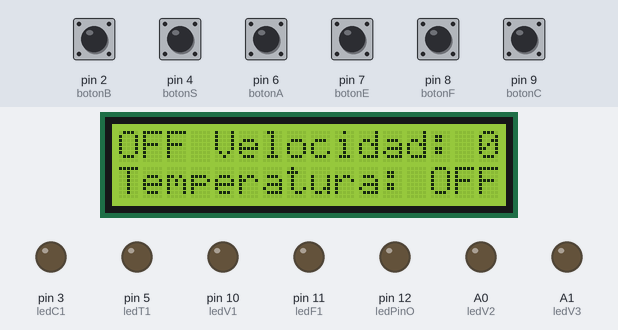
This sketch was run on a simulated Arduino Uno, built with avr-gcc and run on an emulated ATmega328P. On the bench: 16×2 character LCD, output pins drawn as LEDs (lit = HIGH). The test bench sets the inputs (shaded band); at power-on: pin 2 (botonB), pin 4 (botonS), pin 6 (botonA), pin 7 (botonE), pin 8 (botonF), pin 9 (botonC) LOW.

Above: at 1.2 s.
1.3 s: pin 7 (botonE) pulled HIGH for 0.15 s
At 2.7 s:
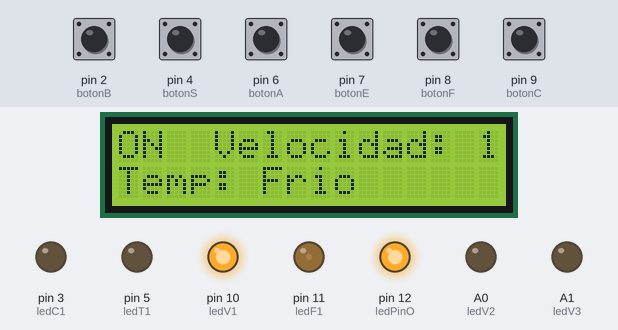
4.4 s: pin 9 (botonC) pulled HIGH for 1 s
At 5.5 s:
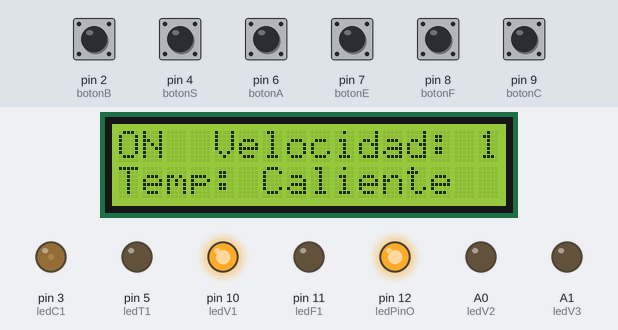
8.4 s: pin 6 (botonA) pulled HIGH for 0.15 s
At 10.0 s:
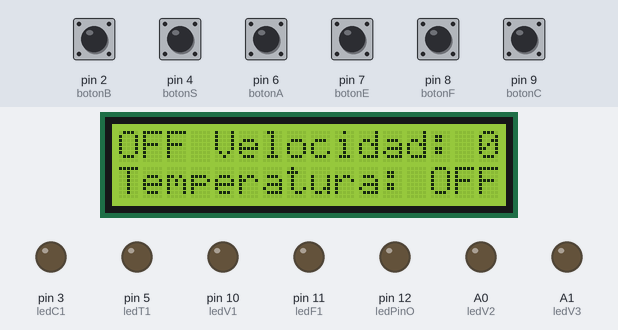
11.5 s: pin 7 (botonE) pulled HIGH for 1 s
At 11.77 s:
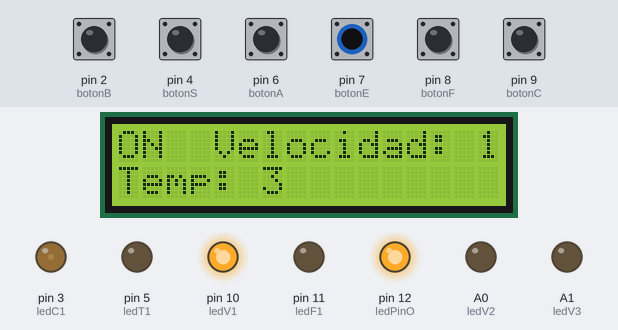
15.5 s: pin 8 (botonF) pulled HIGH for 0.15 s
At 16.3 s:
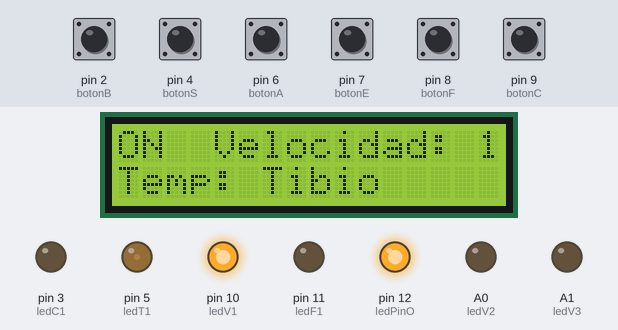
18.6 s: pin 6 (botonA) pulled HIGH for 1 s
At 19.8 s:
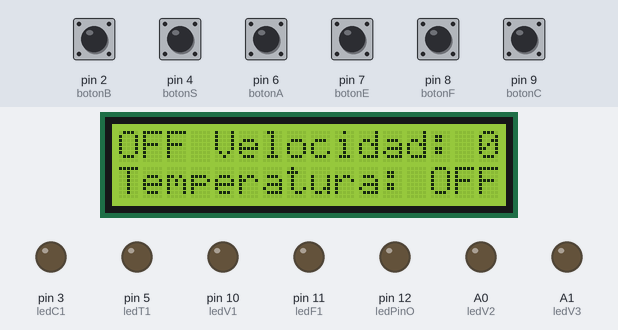
Timing chart, 0 to 21.6 s (numbered marks = the images above; inputs shaded):
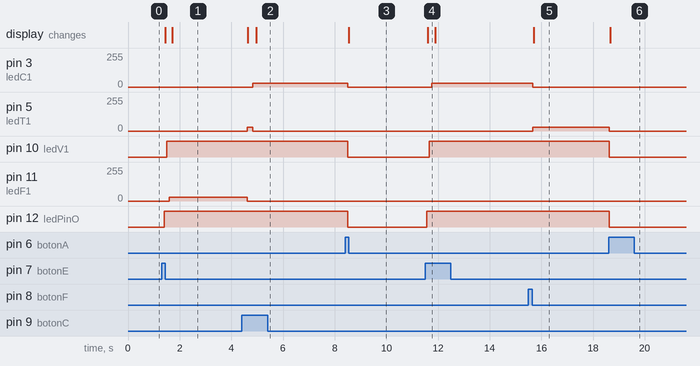

Measured:
- after the input at 1.3 s, pin 10 (ledV1): LOW → HIGH after 0.20 s; pin 11 (ledF1): 0/255 → 30/255 after 0.30 s; pin 12 (ledPinO): LOW → HIGH after 0.10 s; the display: first changes after 0.15 s (image 1 shows a later state)
- after the input at 4.4 s, pin 3 (ledC1): 0/255 → 30/255 after 0.43 s; pin 5 (ledT1): 0/255 → 30/255 after 0.21 s, → 0/255 0.22 s later; pin 11 (ledF1): 30/255 → 0/255 after 0.21 s; the display: first changes after 0.24 s (image 2 shows a later state)
- after the input at 8.4 s, pin 3 (ledC1): 30/255 → 0/255 after 0.11 s; pin 10 (ledV1), pin 12 (ledPinO): HIGH → LOW after 0.11 s; the display: changes after 0.14 s (image 3)
- after the input at 11.5 s, pin 3 (ledC1): 0/255 → 30/255 after 0.26 s; pin 10 (ledV1): LOW → HIGH after 0.16 s; pin 12 (ledPinO): LOW → HIGH after 0.06 s; the display: changes after 0.11 s (image 4)
- after the input at 15.5 s, pin 3 (ledC1): 30/255 → 0/255 after 0.17 s; pin 5 (ledT1): 0/255 → 30/255 after 0.17 s; the display: changes after 0.20 s (image 5)
- after the input at 18.6 s, pin 5 (ledT1): 30/255 → 0/255 at once; pin 10 (ledV1), pin 12 (ledPinO): HIGH → LOW at once; the display: changes after 0.06 s (image 6)

The sketch:

Proyecto1.ino
```cpp
//-----------LIBRERÍAS--------------
#include <stdint.h>
#include <Wire.h>
#include <LiquidCrystal_I2C.h>

//----------------VARIABLES--------------------------
uint8_t prendido = 0;
uint8_t bajo = 0;
uint8_t mitad = 0;
uint8_t rapido = 0;
uint8_t temperatura = 1;
uint8_t intensidad = 1;

//Crear el objeto lcd  dirección  0x3F y 16 columnas x 2 filas
LiquidCrystal_I2C lcd(0x27,16,2);  //


//----------------ESTADOS------------------------------
typedef enum estados {off, on, lento, medio, alto, frio, tibio, caliente} estados;
estados estadoActual = off;
estados estadoFuturo = off;

//---------------FSM1 : Encendido/Apagado---------------
const uint8_t botonE = 7; //Botón Encendido
const uint8_t botonA = 6; //Botón Apagado

const uint8_t ledPinO = 12; //LED On/Off

//----------------FSM2 : Velocidad------------------
const uint8_t botonS = 4; //Botón Subir Nivel
const uint8_t botonB = 2; //Botón Bajar Nivel

const uint8_t ledV1 = 10; //LED 1
const uint8_t ledV2 = A0;  //LED 2
const uint8_t ledV3 = A1;  //LED 3

//----------------FSM3 : Temperatura----------------
const uint8_t botonC = 9; //Botón Caliente
const uint8_t botonF = 8; //Botón Frío

const uint8_t ledF1 = 11; //LED Frio 1
const uint8_t ledF2 = 11; //LED Frio 2
const uint8_t ledF3 = 11; //LED Frio 3

const uint8_t ledT1 = 5; //LED Tibio 1
const uint8_t ledT2 = 5; //LED Tibio 2

const uint8_t ledC1 = 3; //LED Caliente 1
const uint8_t ledC2 = 3; //LED Caliente 2
const uint8_t ledC3 = 3; //LED Caliente 3

//----------------RELOJ--------------
const long interval = 100;  // interval at which to blink (milliseconds)
unsigned long previousMillis = 0;


void setup() {
//---------------FSM1 : Encendido/Apagado---------------
  pinMode(botonE, INPUT);
  pinMode(botonA, INPUT);

  pinMode(ledPinO, OUTPUT);
//----------------FSM2 : Velocidad----------------------
  pinMode(botonS, INPUT);
  pinMode(botonB, INPUT);

  pinMode(ledV1, OUTPUT);
  pinMode(ledV2, OUTPUT);
  pinMode(ledV3, OUTPUT);
//----------------FSM3 : Temperatura----------------
  pinMode(botonC, INPUT);
  pinMode(botonF, INPUT);

  pinMode(ledF1, OUTPUT);
  pinMode(ledF2, OUTPUT);
  pinMode(ledF3, OUTPUT);

  pinMode(ledT1, OUTPUT);
  pinMode(ledT2, OUTPUT);

  pinMode(ledC1, OUTPUT);
  pinMode(ledC2, OUTPUT);
  pinMode(ledC3, OUTPUT);

//--------------------LCD------------------------
// Inicializar el LCD
  lcd.init();
  //Encender la luz de fondo.
  lcd.backlight();

}

void loop() {
//----------------------lectura de las entradas--------------------
  bool estadoE = digitalRead(botonE);
  bool estadoA = digitalRead(botonA);

  bool estadoS = digitalRead(botonS);
  bool estadoB = digitalRead(botonB);

  bool estadoC = digitalRead(botonC);
  bool estadoF = digitalRead(botonF);

//----------------------transiciones de estado----------------------
  switch (estadoActual){
    case off:

      if(estadoE == HIGH )
        estadoFuturo = on;
      else
        estadoFuturo = off;
      break;

    case on:

      if(estadoA == HIGH )
        estadoFuturo = off;
      else
        estadoFuturo = on;

        estadoFuturo = lento;

      break;

    case lento:

      if(estadoS == HIGH ){
        estadoFuturo = medio;
        intensidad = 2;
      }else if (estadoB == HIGH){
        estadoFuturo = lento;
        intensidad = 1;
      }

        estadoActual = lento;

        if (temperatura == 1){
            estadoFuturo = frio;
        }else if(temperatura == 2){
            estadoFuturo = tibio;
        }else if(temperatura == 3){
            estadoFuturo = caliente;
        }

        if(estadoA == HIGH )
        estadoFuturo = off;

      break;


    case medio:

      if(estadoS == HIGH ){
        estadoFuturo = alto;
        intensidad = 3;
      }else if (estadoB == HIGH){
        estadoFuturo = lento;
        intensidad = 1;
      }

      estadoActual = medio;

        if (temperatura == 1){
            estadoFuturo = frio;
        }else if(temperatura == 2){
            estadoFuturo = tibio;
        }else if(temperatura == 3){
            estadoFuturo = caliente;
        }

      if(estadoA == HIGH )
        estadoFuturo = off;

      break;

    case alto:

      if(estadoS == HIGH ){
        estadoFuturo = alto;
        intensidad = 3;
      }else if (estadoB == HIGH){
        estadoFuturo = medio;
        intensidad = 2;
      }

      estadoActual = alto;

      if (temperatura == 1){
          estadoFuturo = frio;
      }else if(temperatura == 2){
          estadoFuturo = tibio;
      }else if(temperatura == 3){
          estadoFuturo = caliente;
      }

      if(estadoA == HIGH )
        estadoFuturo = off;

      break;

    case frio:

        if(estadoC == HIGH){
          estadoFuturo = tibio;
          temperatura = 2;
        }else if (estadoF == HIGH){
          estadoFuturo = frio;
          temperatura = 1;
        }

        if(intensidad == 1){
          estadoFuturo = lento;
        }else if (intensidad == 2){
          estadoFuturo = medio;
        }else if (intensidad == 3){
          estadoFuturo = alto;
        }

        if(estadoA == HIGH )
        estadoFuturo = off;

      break;

    case tibio:

      if(estadoC == HIGH){
        estadoFuturo = caliente;
        temperatura = 3;
      }else if (estadoF == HIGH){
        estadoFuturo = frio;
        temperatura = 1;
      }

      if(intensidad == 1){
          estadoFuturo = lento;
        }else if (intensidad == 2){
          estadoFuturo = medio;
        }else if (intensidad == 3){
          estadoFuturo = alto;
        }

      if(estadoA == HIGH )
        estadoFuturo = off;

      break;

    case caliente:

       if(estadoC == HIGH){
        estadoFuturo = caliente;
        temperatura = 3;
       }else if (estadoF == HIGH){
        estadoFuturo = tibio;
        temperatura = 2;
       }

      if(intensidad == 1){
          estadoFuturo = lento;
      }else if (intensidad == 2){
          estadoFuturo = medio;
      }else if (intensidad == 3){
          estadoFuturo = alto;
      }

      if(estadoA == HIGH )
        estadoFuturo = off;

      break;

  }

  //------------------------SALIDAS-----------------------------
  switch (estadoActual){
    case off: // LED apagado
      digitalWrite(ledPinO, LOW);
      digitalWrite(ledV1, LOW);
      digitalWrite(ledV2, LOW);
      digitalWrite(ledV3, LOW);

      analogWrite(ledF1, 0);
      analogWrite(ledF2, 0);
      analogWrite(ledF3, 0);

      analogWrite(ledT1, 0);
      analogWrite(ledT2, 0);

      analogWrite(ledC1, 0);
      analogWrite(ledC2, 0);
      analogWrite(ledC3, 0);

      lcd.clear();
      lcd.setCursor(0,0);
      lcd.print("OFF");
      lcd.setCursor(4,0);
      lcd.print("Velocidad: 0");
      lcd.setCursor(0,1);
      lcd.print("Temperatura: OFF");
      break;
    case on: // LED encendido
      digitalWrite(ledPinO, HIGH);

      lcd.clear();
      lcd.setCursor(0,0);
      lcd.print("ON");
      lcd.setCursor(4,0);
      lcd.print("Velocidad: ");
      lcd.print(intensidad);
      lcd.setCursor(0,1);
      lcd.print("Temp: ");
      lcd.print(temperatura);
      break;

    case lento: // LED encendido
      digitalWrite(ledV1, HIGH);
      digitalWrite(ledV2, LOW);
      digitalWrite(ledV3, LOW);

      break;
    case medio: // LED encendido
      digitalWrite(ledV1, LOW);
      digitalWrite(ledV2, HIGH);
      digitalWrite(ledV3, LOW);
      break;
    case alto: // LED encendido
      digitalWrite(ledV1, LOW);
      digitalWrite(ledV2, LOW);
      digitalWrite(ledV3, HIGH);
      break;
    case frio: // LED encendido
      if(intensidad == 1){
      analogWrite(ledF1, 30);
      analogWrite(ledF2, 30);
      analogWrite(ledF3, 30);
      }else if (intensidad == 2){
      analogWrite(ledF1, 120);
      analogWrite(ledF2, 120);
      analogWrite(ledF3, 120);
      }else if (intensidad == 3){
      analogWrite(ledF1, 255);
      analogWrite(ledF2, 255);
      analogWrite(ledF3, 255);
      }

      analogWrite(ledT1, 0);
      analogWrite(ledT2, 0);

      analogWrite(ledC1, 0);
      analogWrite(ledC2, 0);
      analogWrite(ledC3, 0);

      lcd.clear();
      lcd.setCursor(0,0);
      lcd.print("ON");
      lcd.setCursor(4,0);
      lcd.print("Velocidad: ");
      lcd.print(intensidad);
      lcd.setCursor(0,1);
      lcd.print("Temp: Frio");
      break;
    case tibio: // LED encendido
      analogWrite(ledF1, 0);
      analogWrite(ledF2, 0);
      analogWrite(ledF3, 0);

      if(intensidad == 1){
      analogWrite(ledT1, 30);
      analogWrite(ledT2, 30);
      }else if (intensidad == 2){
      analogWrite(ledT1, 120);
      analogWrite(ledT2, 120);
      }else if (intensidad == 3){
      analogWrite(ledT1, 255);
      analogWrite(ledT2, 255);
      }

      analogWrite(ledC1, 0);
      analogWrite(ledC2, 0);
      analogWrite(ledC3, 0);

      lcd.clear();
      lcd.setCursor(0,0);
      lcd.print("ON");
      lcd.setCursor(4,0);
      lcd.print("Velocidad: ");
      lcd.print(intensidad);
      lcd.setCursor(0,1);
      lcd.print("Temp: Tibio");
      break;
    case caliente: // LED encendido
      analogWrite(ledF1, 0);
      analogWrite(ledF2, 0);
      analogWrite(ledF3, 0);

      analogWrite(ledT1, 0);
      analogWrite(ledT2, 0);

      if(intensidad == 1){
      analogWrite(ledC1, 30);
      analogWrite(ledC2, 30);
      analogWrite(ledC3, 30);
      }else if (intensidad == 2){
      analogWrite(ledC1, 120);
      analogWrite(ledC2, 120);
      analogWrite(ledC3, 120);
      }else if (intensidad == 3){
      analogWrite(ledC1, 255);
      analogWrite(ledC2, 255);
      analogWrite(ledC3, 255);
      }
      lcd.clear();
      lcd.setCursor(0,0);
      lcd.print("ON");
      lcd.setCursor(4,0);
      lcd.print("Velocidad: ");
      lcd.print(intensidad);
      lcd.setCursor(0,1);
      lcd.print("Temp: Caliente");
      break;

  }
//----------------Actualización de estado---------------------
  unsigned long currentMillis = millis();
  if (currentMillis - previousMillis >= interval) {
    estadoActual = estadoFuturo;
    previousMillis = currentMillis;
  }
  delay(1);
}
```
